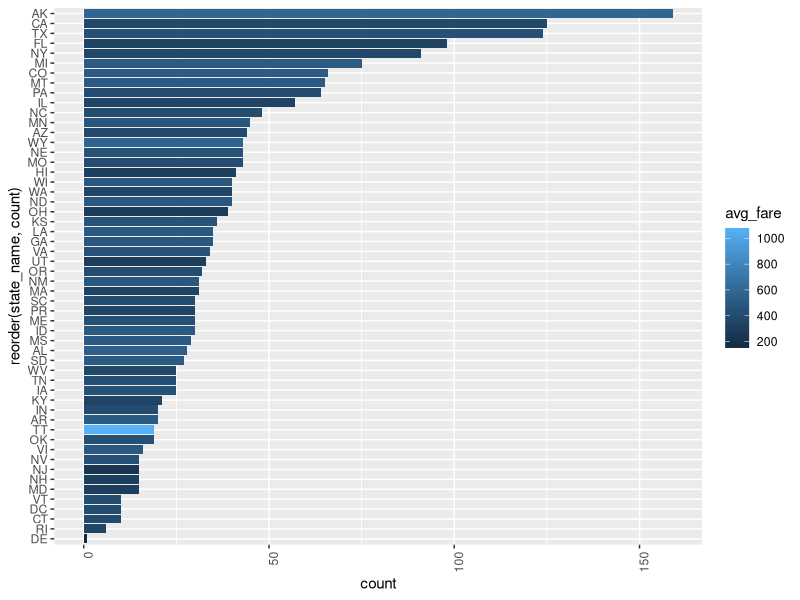
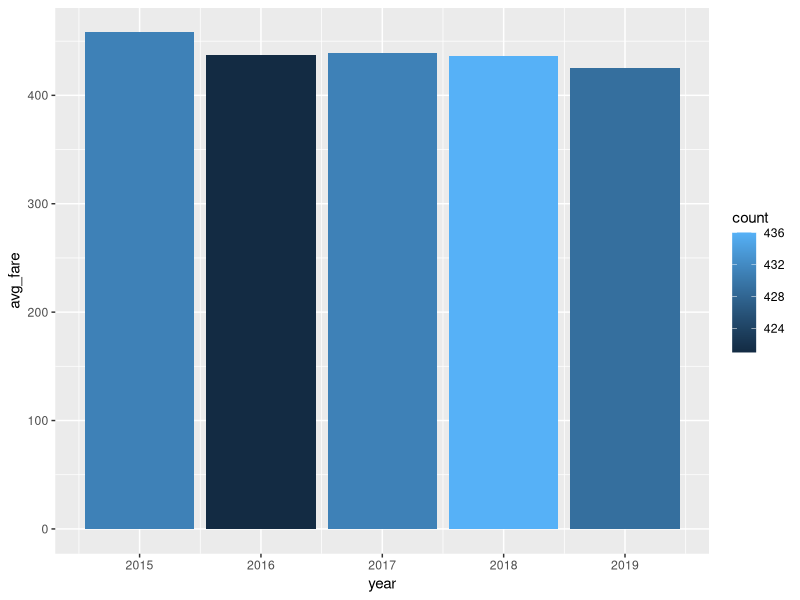
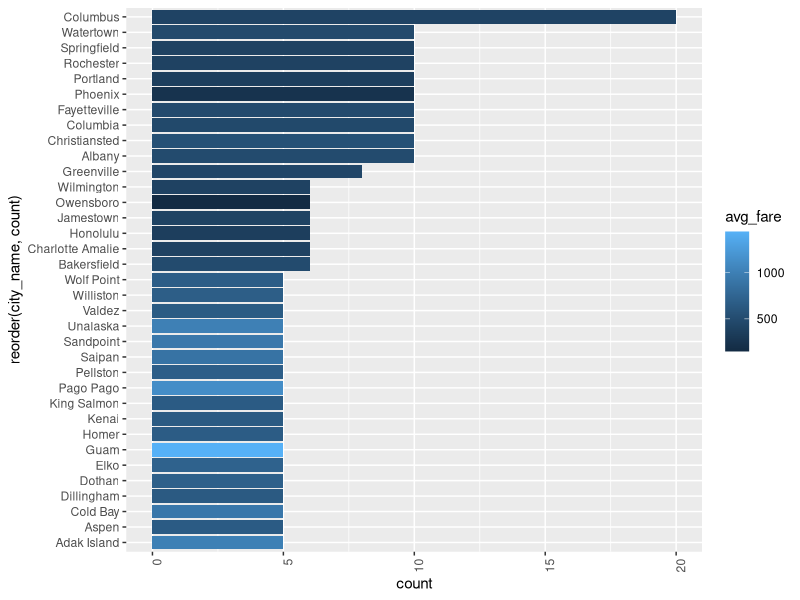

Reproduce these figures in R, in order. (Note: this script raises an error after producing the figures.)
## ---- chunk 1
knitr::opts_chunk$set(echo = TRUE)
library(readr)
library(readxl)
library(tibble)
library(stringr)
library(ggplot2)
library(dplyr)
## ---- chunk 2
## Airfare Table
airfare_df <- read_excel("Final Flights Data/Airfare(2015-2019).xlsx")

dim(airfare_df)
glimpse(airfare_df)

names(airfare_df) <- str_replace_all(tolower(names(airfare_df)), "`","")
names(airfare_df) <- str_replace_all(tolower(names(airfare_df)), " ","_")
## ---- chunk 3
## On-time Performance Table
time_performance <- read_csv("Final Flights Data/Airline on-time perform(2015-2019).csv")
#View(time_performance)

names(time_performance)
glimpse(time_performance)

names(time_performance) <- str_replace_all(tolower(names(time_performance)), "`","")
names(time_performance) <- str_replace_all(tolower(names(time_performance)), " ","_")


time_performance$total_number <- 
  as.integer(gsub(",","",time_performance$total_number))

time_performance$`average_departure_delay_(minutes)` <- 
  as.double(gsub(",","",time_performance$`average_departure_delay_(minutes)`))

time_performance$`average_taxi-out_time_(minutes)` <- 
  as.double(gsub(",","", time_performance$`average_taxi-out_time_(minutes)`))

time_performance$`average_scheduled_departure_to_take-off_(minutes)`<- as.double(gsub(",","",time_performance$`average_scheduled_departure_to_take-off_(minutes)`))

time_performance$`average_arrival_delay_(minutes)`<- 
  as.double(gsub(",","",time_performance$`average_arrival_delay_(minutes)`))

time_performance$`average_airborne_time_(minutes)`<- 
  as.double(gsub(",","",time_performance$`average_airborne_time_(minutes)`))

time_performance$`average_taxi-in_time_(minutes)`<- 
  as.double(gsub(",","",time_performance$`average_taxi-in_time_(minutes)`))

time_performance$total_number_cancelled<- 
  as.double(gsub(",","",time_performance$total_number_cancelled))

time_performance$percent_flights_cancelled<- 
  as.double(gsub(",","",time_performance$percent_flights_cancelled))

time_performance$total_number_diverted<- 
  as.double(gsub(",","",time_performance$total_number_diverted))

time_performance$percent_flights_diverted<- 
  as.double(gsub(",","",time_performance$percent_flights_diverted))

time_performance$diverted_flights_reaching_scheduled_destination<- as.double(gsub(",","",time_performance$diverted_flights_reaching_scheduled_destination))

time_performance$`diverted_flights_(mins)`<- 
  as.double(gsub(",","",time_performance$`diverted_flights_(mins)`))

time_performance$`cancelled_flights_(mins)` <- 
  as.double(gsub(",","",time_performance$`cancelled_flights_(mins)`))

time_performance$`carrier_(avg._mins)`<- 
  as.double(gsub(",","",time_performance$`carrier_(avg._mins)`))

time_performance$`weather(avg._mins)`<- 
  as.double(gsub(",","",time_performance$`weather(avg._mins)`))

time_performance$`national_aviation_system(avg._mins)`<- 
  as.double(gsub(",","",time_performance$`national_aviation_system(avg._mins)`))

time_performance$`security(avg._mins)` <- 
  as.double(gsub(",","",time_performance$`security(avg._mins)` ))

time_performance$`late_aircraft_arrival(avg._mins)` <- 
  as.double(gsub(",","",time_performance$`late_aircraft_arrival(avg._mins)`))
## ---- chunk 4
## Delay Reasons Table
delay_reasons <- read_csv("Final Flights Data/Delay Reasons by airline(2015-2019).csv", skip = 1)

delay_reasons$X11 <- NULL
dim(delay_reasons)
glimpse(delay_reasons)

names(delay_reasons) <- str_replace_all(tolower(names(delay_reasons)), "`","")
names(delay_reasons) <- str_replace_all(tolower(names(delay_reasons)), " ","_")
## ---- chunk 5
## Load Factor Table
loadfct_df <- read_csv("Final Flights Data/Load Factor by Airline(2015-2019).csv")

names(loadfct_df) <- str_replace_all(tolower(names(loadfct_df)), "`","")
names(loadfct_df) <- str_replace_all(tolower(names(loadfct_df)), " ","_")

dim(loadfct_df)
glimpse(loadfct_df)
## ---- chunk 6
## No. Flights Table
no_flights <- read_csv("Final Flights Data/Number of Flights(2015-2019).csv")

names(no_flights) <- str_replace_all(tolower(names(no_flights)), "`","")
names(no_flights) <- str_replace_all(tolower(names(no_flights)), " ","_")

dim(no_flights)
glimpse(no_flights)
## ---- chunk 7
## No. Passengers Table
no_passengers <- read_csv("Final Flights Data/Number of Passengers by Airline(2015-2019).csv")

names(no_passengers) <- str_replace_all(tolower(names(no_passengers)), "`","")
names(no_passengers) <- str_replace_all(tolower(names(no_passengers)), " ","_")

dim(no_passengers)
glimpse(no_passengers)
## ---- chunk 8
## Cancellation Fees
cancel_fees <- read_csv("Final Flights Data/Res Cxl Fees(2015-2019).csv",
                        col_types = cols(
  Year = col_double(),
  Quarter = col_character(),
  American = col_double(),
  Delta = col_double(),
  United = col_double(),
  JetBlue = col_double(),
  Alaska = col_double(),
  Spirit = col_double(),
  Frontier = col_double(),
  `Virgin America` = col_double(),
  Hawaiian = col_double(),
  `Sun Country` = col_double(),
  Allegiant = col_double(),
  `Island Air Hawaii` = col_double(),
  `US Airways` = col_double()
))

names(cancel_fees) <- str_replace_all(tolower(names(cancel_fees)), "`","")
names(cancel_fees) <- str_replace_all(tolower(names(cancel_fees)), " ","_")

View(cancel_fees)
dim(cancel_fees)
glimpse(cancel_fees)

## ---- chunk 9
airports_by_state <- airfare_df %>% group_by(state_name) %>% summarise(count = n(), avg_fare = mean(`average_fare_($)`))
ggplot(airports_by_state) +
  geom_col(aes(reorder(state_name, count), count, fill = avg_fare))+
  theme(axis.text.x = element_text(angle = 90, hjust = 1))+
  coord_flip()
## ---- chunk 10
avg_fare_df <- airfare_df %>% group_by(year) %>% summarise(avg_fare = mean(`average_fare_($)`), count = n())

ggplot(avg_fare_df, aes(year, avg_fare, fill = count)) +
         geom_col()
## ---- chunk 11
airports_by_city <- airfare_df %>% group_by(city_name) %>% 
  summarise(count = n(), avg_fare = mean(`average_fare_($)`)) %>% arrange(desc(count), desc(avg_fare))
airp_by_city <- airports_by_city[1:35,]

ggplot(airp_by_city) +
  geom_col(aes(reorder(city_name, count), count, fill = avg_fare))+
  theme(axis.text.x = element_text(angle = 90, hjust = 1))+
  coord_flip()
## ---- chunk 12
View(time_performance)
names(time_per_airlines )
time_per_year <- time_performance %>% group_by(year) %>% 
  summarise(total_flights = sum(total_number, na.rm = T),
            total_flights_cancelled = sum(total_number_cancelled, na.rm = T),
            total_flights_diverted = sum(total_number_diverted, na.rm = T),
            avg_dep_delay = mean(`average_departure_delay_(minutes)`, na.rm = T),
            avg_taxi_out_time = mean(`average_taxi-out_time_(minutes)`, na.rm = T),
            avg_arr_delay = mean(`average_arrival_delay_(minutes)`, na.rm = T),
            weather_avg_delay = mean(`weather(avg._mins)`, na.rm = T),
            national_aviation_system_avg_delay = mean(`national_aviation_system(avg._mins)`, na.rm = T),
            security_avg_delay = mean(`security(avg._mins)`, na.rm = T),
            late_aircraft_arrival_avg_delay = mean(`late_aircraft_arrival(avg._mins)`, na.rm = T))

ggplot(time_per_year,aes(year, total_flights, fill = total_flights_cancelled))+
  geom_col() +
  theme(axis.text.x = element_text(angle = 45, hjust = 1))
## ---- chunk 13
p1 <- ggplot(time_per_year,aes(year, total_flights, fill = weather_avg_delay))+
  geom_col() +
  theme(axis.text.x = element_text(angle = 45, hjust = 1))

p2 <- ggplot(time_per_year,aes(year, total_flights, fill = national_aviation_system_avg_delay))+
  geom_col() +
  theme(axis.text.x = element_text(angle = 45, hjust = 1))

p3 <- ggplot(time_per_year,aes(year, total_flights, fill = security_avg_delay))+
  geom_col() +
  theme(axis.text.x = element_text(angle = 45, hjust = 1))
p4 <- ggplot(time_per_year,aes(year, total_flights, fill = late_aircraft_arrival_avg_delay))+
  geom_col() +
  theme(axis.text.x = element_text(angle = 45, hjust = 1))
gridExtra::grid.arrange(p1, p2, p3, p4, nrow = 2)
## ---- chunk 14
time_per_airlines <- time_performance %>% group_by(carriers) %>% 
  summarise(total_flights = sum(total_number, na.rm = T),
            total_flights_cancelled = sum(total_number_cancelled, na.rm = T),
            total_flights_diverted = sum(total_number_diverted, na.rm = T),
            avg_dep_delay = mean(`average_departure_delay_(minutes)`, na.rm = T),
            avg_taxi_out_time = mean(`average_taxi-out_time_(minutes)`, na.rm = T),
            avg_arr_delay = mean(`average_arrival_delay_(minutes)`, na.rm = T),
            weather_avg_delay = mean(`weather(avg._mins)`, na.rm = T),
            national_aviation_system_avg_delay = mean(`national_aviation_system(avg._mins)`, na.rm = T),
            security_avg_delay = mean(`security(avg._mins)`, na.rm = T),
            late_aircraft_arrival_avg_delay = mean(`late_aircraft_arrival(avg._mins)`, na.rm = T))

p5 <- ggplot(time_per_airlines,aes(reorder(carriers,-weather_avg_delay), weather_avg_delay))+
  geom_col(fill = "dark blue") +
  theme(axis.text.x = element_text(angle = 45, hjust = 1))

p6 <- ggplot(time_per_airlines,aes(reorder(carriers, -national_aviation_system_avg_delay), national_aviation_system_avg_delay))+
  geom_col(fill = "dark green") +
  theme(axis.text.x = element_text(angle = 45, hjust = 1)) +
  scale_fill_brewer(palette="Dark2")

p7 <- ggplot(time_per_airlines,aes(reorder(carriers, -security_avg_delay),security_avg_delay))+
  geom_col(fill = "purple") +
  theme(axis.text.x = element_text(angle = 45, hjust = 1)) +
  scale_fill_brewer(palette="Dark2")

p8 <- ggplot(time_per_airlines,aes(reorder(carriers, -late_aircraft_arrival_avg_delay), late_aircraft_arrival_avg_delay))+
  geom_col(fill = "maroon") +
  theme(axis.text.x = element_text(angle = 45, hjust = 1)) +
  scale_fill_brewer(palette="Dark2")

gridExtra::grid.arrange(p5, p6, p7, p8, nrow = 2)
## ---- chunk 15
ggplot(time_per_airlines,aes(reorder(carriers,-avg_dep_delay), avg_dep_delay))+
  geom_col(fill = "purple") +
  theme(axis.text.x = element_text(angle = 45, hjust = 1))
## ---- chunk 16
ggplot(time_per_airlines,aes(reorder(carriers,-total_flights), total_flights, fill = total_flights_diverted))+
  geom_col() +
  theme(axis.text.x = element_text(angle = 45, hjust = 1))
## ---- chunk 17
lf_by_month <- loadfct_df %>% group_by(month) %>% summarise(alaska_airlines_avg = mean(alaska_airlines),
                                             allegiant_airlines_avg = mean(allegiant_airlines),
                                             american_airlines_avg = mean(american_airlines),
                                             delta_airlines_avg = mean(delta_airlines),
                                             frontier_airlines_avg = mean(frontier_airlines),
                                             hawaiian_airlines_avg = mean(hawaiian_airlines),
                                             jetblue_airlines_avg = mean(jetblue_airlines),
                                             southwest_airlines_avg = mean(southwest_airlines),
                                             spirit_airlines_avg = mean(spirit_airlines),
                                             united_airlines_avg = mean(united_airlines))
                                             
                                        
ggplot(lf_by_month)+
  geom_line(aes(month,alaska_airlines_avg))+
  geom_line(aes(month,allegiant_airlines_avg), col = "cornflowerblue") +
  geom_line(aes(month,american_airlines_avg), col = "coral4") +
  geom_line(aes(month,delta_airlines_avg), col = "greenyellow") +
  geom_line(aes(month,frontier_airlines_avg), col = "deeppink4") +
  geom_line(aes(month,hawaiian_airlines_avg), col = "darkseagreen4") +
  geom_line(aes(month,jetblue_airlines_avg), col = "brown4") +
  geom_line(aes(month,southwest_airlines_avg), col = "darkorchid4") +
  geom_line(aes(month,spirit_airlines_avg), col = "orange4") +
  geom_line(aes(month,united_airlines_avg), col = "olivedrab")+
  scale_x_continuous(breaks=seq(1, 12, 1))

## ---- chunk 18
canc_fees_by_quarter <- cancel_fees %>% group_by(quarter) %>% summarise(alaska_avg = mean(alaska, na.rm = T),
                                             allegiant_avg = mean(allegiant , na.rm = T),
                                             american_avg = mean(american , na.rm = T),
                                             delta_avg = mean(delta, na.rm = T),
                                             frontier_avg = mean(frontier, na.rm = T),
                                             hawaiian_avg = mean(hawaiian, na.rm = T),
                                             jetblue_avg = mean(jetblue, na.rm = T),
                                             virgin_america_avg = mean(virgin_america, na.rm = T),
                                             spirit_avg = mean(spirit, na.rm = T),
                                             united_avg = mean(united, na.rm = T),
                                             sun_country_avg = mean(sun_country, na.rm = T),
                                             island_air_hawaii_avg = mean(us_airways, na.rm = T),
                                             us_airways_avg = mean(us_airways, na.rm = T))
                                             
                                        
q1 <- ggplot(canc_fees_by_quarter)+
  geom_col(aes(quarter,alaska_avg))

q2 <- ggplot(canc_fees_by_quarter)+
  geom_col(aes(quarter,allegiant_avg), fill = "cornflowerblue") 

q3 <- ggplot(canc_fees_by_quarter)+    
  geom_col(aes(quarter,american_avg), fill = "coral4") 

q4 <- ggplot(canc_fees_by_quarter)+
  geom_col(aes(quarter,delta_avg), fill = "greenyellow") 

q5 <- ggplot(canc_fees_by_quarter)+
  geom_col(aes(quarter,frontier_avg), fill = "deeppink4") 

q6 <- ggplot(canc_fees_by_quarter)+
  geom_col(aes(quarter,hawaiian_avg), fill = "darkseagreen4") 

q7 <- ggplot(canc_fees_by_quarter)+
  geom_col(aes(quarter,jetblue_avg), fill = "brown4") 

q8 <- ggplot(canc_fees_by_quarter)+
  geom_col(aes(quarter,virgin_america_avg), fill = "darkorchid4") 

q9 <- ggplot(canc_fees_by_quarter)+
  geom_col(aes(quarter,spirit_avg), fill = "orange4") 

q10 <- ggplot(canc_fees_by_quarter)+
  geom_col(aes(quarter,united_avg), fill = "olivedrab")
  
q11 <- ggplot(canc_fees_by_quarter)+  
  geom_col(aes(quarter,sun_country_avg), fill = "red")
  
q12 <- ggplot(canc_fees_by_quarter)+  
  geom_col(aes(quarter,island_air_hawaii_avg), fill = "blue")
  
q13 <- ggplot(canc_fees_by_quarter)+  
    geom_col(aes(quarter,us_airways_avg), fill = "pink")

gridExtra::grid.arrange(q1, q2, q3, q4, q5, q6, q7, q8, q9, q10, q11, q12, nrow=4)
